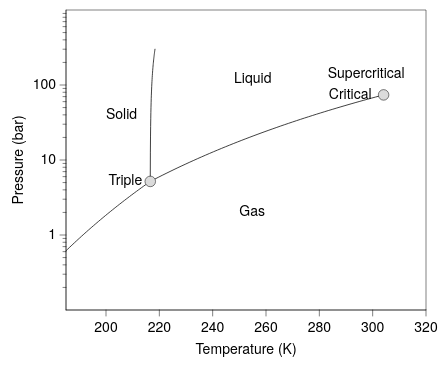

This figure's Vega-Lite source:
### Vega-Lite specification from a JSON file in a GitHub repository (floating-point values rounded to 4 significant figures; data arrays with more than 128 entries replaced by an {"elided": "..."} marker saying what was removed)
{"background": null, "config": {"arc": {"fill": "#DBDBDB", "fillOpacity": 1.0, "innerRadius": 37.5, "padAngle": 0.03, "stroke": "black", "strokeOpacity": 1, "strokeWidth": 0.25}, "area": {"fill": "#DBDBDB", "fillOpacity": 1.0, "stroke": "black", "strokeOpacity": 1, "strokeWidth": 0.25}, "axis": {"domain": true, "domainCap": "round", "domainColor": "black", "domainWidth": 0.25, "grid": false, "gridCap": "round", "gridColor": "#F1F1F1", "gridDash": [0, 0], "gridOpacity": 1.0, "gridWidth": 0.25, "labelColor": "black", "labelFont": "Helvetica Neue", "labelFontSize": 7, "labelFontStyle": "normal", "labelFontWeight": 400, "offset": 0, "ticks": true, "tickCap": "round", "tickColor": "black", "tickRound": false, "tickSize": 3, "tickWidth": 0.25, "titleColor": "black", "titleFont": "Helvetica Neue", "titleFontSize": 7, "titleFontStyle": "normal", "titleFontWeight": 400}, "axisX": {"domain": true, "labelAlign": "center", "labelAngle": 0, "labels": true, "ticks": true, "translate": 0}, "axisY": {"domain": true, "labelAlign": "right", "labelAngle": 0, "labels": true, "ticks": true, "translate": 0}, "axisRight": {"domain": true, "labelAlign": "left", "labelAngle": 0, "labels": true, "ticks": true, "translate": 0}, "axisTop": {"domain": true, "labelAlign": "center", "labelAngle": 0, "labels": true, "ticks": true, "translate": 0}, "axisBand": {"tickOffset": 0}, "bar": {"fill": "#DBDBDB", "fillOpacity": 1.0, "stroke": "black", "strokeOpacity": 1, "strokeWidth": 0.25}, "boxplot": {"size": 13.5, "ticks": {"cornerRadius": 0.25, "fill": "black", "opacity": 1, "size": 6.75, "thickness": 0.25}, "box": {"fillOpacity": 1.0, "stroke": "black", "strokeOpacity": 1, "strokeWidth": 0.25}, "median": {"cornerRadius": 0, "fill": "black", "fillOpacity": 1.0, "opacity": 1, "size": 13.5, "thickness": 0.25}, "rule": {"fill": "black", "fillOpacity": 1.0, "size": 15.0, "stroke": "black", "strokeDash": [0, 0], "strokeOpacity": 1, "strokeWidth": 0.25}, "outliers": {"color": "black", "fill": "black", "fillOpacity": 1.0, "size": 0, "stroke": "black", "strokeOpacity": 1, "strokeWidth": 0.25}}, "circle": {"fill": "black", "fillOpacity": 1.0, "size": 0.75, "stroke": null, "strokeOpacity": 1, "strokeWidth": 0.25}, "errorband": {"band": {"fillOpacity": 0.6, "stroke": null, "strokeWidth": 0.25, "strokeOpacity": 1}, "borders": {"opacity": 0, "strokeOpacity": 0.25, "strokeWidth": 1}}, "errorbar": {"opacity": 1, "rule": {"strokeDash": [0, 0], "strokeWidth": 0.25}, "ticks": {"color": "black", "cornerRadius": 0.125, "opacity": 1, "size": 9.0, "thickness": 0.25}, "thickness": 0.25}, "font": "Helvetica Neue", "geoshape": {"fill": "#DBDBDB", "fillOpacity": 1.0, "stroke": "black", "strokeOpacity": 1, "strokeWidth": 0.25}, "header": {"labelColor": "black", "labelFont": "Helvetica Neue", "labelFontSize": 7, "labelFontStyle": "normal", "labelFontWeight": 400, "titleColor": "black", "titleFont": "Helvetica Neue", "titleFontSize": 7, "titleFontStyle": "normal", "titleFontWeight": 400, "titlePadding": 0}, "legend": {"disable": false, "offset": 4.5, "titlePadding": 4, "labelOffset": 2, "gradientLabelOffset": 2, "gradientLength": 75.0, "gradientThickness": 7.5, "gradientOpacity": 1.0, "gradientStrokeColor": "black", "gradientStrokeWidth": 0.25, "labelColor": "black", "labelFont": "Helvetica Neue", "labelFontSize": 7, "labelFontStyle": "normal", "labelFontWeight": 400, "strokeColor": "black", "strokeWidth": 0, "symbolSize": 42, "symbolStrokeColor": "black", "symbolStrokeWidth": 0.25, "titleColor": "black", "titleFont": "Helvetica Neue", "titleFontSize": 7, "titleFontStyle": "normal", "titleFontWeight": 400}, "line": {"color": "black", "stroke": "black", "strokeCap": "round", "strokeDash": [0, 0], "strokeOpacity": 1, "strokeWidth": 0.375}, "point": {"filled": true, "fill": "#DBDBDB", "fillOpacity": 1.0, "size": 7.5, "stroke": "black", "strokeOpacity": 1, "strokeWidth": 0.25}, "range": {"category": ["#C6D9F1", "#F1C9CB", "#FEF0B9", "#CEE37A", "#7AA8E0", "#E589A3", "#FDDD5D", "#68B961", "#4177B1", "#C35082", "#E5C227", "#438156"], "diverging": {"scheme": ["#C35082", "#CE6D94", "#D989A7", "#E2A4BA", "#EABFCE", "#F1DBE2", "#F6F6F6", "#D7E0EB", "#B9CBE0", "#9BB6D5", "#7DA1C9", "#5F8CBD", "#4177B1"]}, "heatmap": {"scheme": ["#32022B", "#43044D", "#4C196E", "#4D338C", "#484DA6", "#3A68BB", "#1D83CA", "#1D9CCB", "#23B5C9", "#28CDC5", "#4DE0B4", "#91EE9F"]}, "ordinal": {"scheme": ["#F1F1F1", "#DBDBDB", "#C6C6C6", "#B2B2B2", "#9D9D9D", "#898989", "#767676", "#636363", "#515151", "#404040", "#2F2F2F", "#1F1F1F"]}, "ramp": {"scheme": ["#32022B", "#43044D", "#4C196E", "#4D338C", "#484DA6", "#3A68BB", "#1D83CA", "#1D9CCB", "#23B5C9", "#28CDC5", "#4DE0B4", "#91EE9F"]}}, "rule": {"color": "black", "stroke": "black", "strokeCap": "round", "strokeDash": [2, 2], "strokeOpacity": 1, "strokeWidth": 0.25}, "scale": {"bandPaddingInner": 0.1, "bandPaddingOuter": 0.1, "round": false}, "rect": {"fill": "#DBDBDB", "fillOpacity": 1.0, "stroke": "black", "strokeOpacity": 1, "strokeWidth": 0.25}, "square": {"fill": "#DBDBDB", "fillOpacity": 1.0, "size": 15.0, "stroke": "black", "strokeOpacity": 1, "strokeWidth": 0.25}, "text": {"color": "black", "font": "Helvetica Neue", "fontSize": 7, "fontStyle": "normal", "fontWeight": 400}, "tick": {"color": "black", "cornerRadius": 0.125, "opacity": 1.0, "size": 13.5, "thickness": 0.25}, "title": {"anchor": "middle", "frame": "group", "color": "black", "font": "Helvetica Neue", "fontSize": 7, "fontStyle": "normal", "fontWeight": 400, "subtitleColor": "black", "subtitleFont": "Helvetica Neue", "subtitleFontSize": "Helvetica Neue", "subtitleFontStyle": "normal", "subtitleFontWeight": 400}, "trail": {"color": "black", "opacity": 1, "size": 0.375}, "view": {"continuousWidth": 180, "continuousHeight": 150, "discreteWidth": 180, "discreteHeight": 150, "fill": null, "stroke": "black", "strokeWidth": 0.25}}, "layer": [{"layer": [{"data": {"name": "data-8fe92955c799ebca20823ced94063bf8"}, "mark": {"type": "line"}, "encoding": {"detail": {"field": "boundary", "type": "nominal"}, "x": {"field": "T", "scale": {"domain": [185, 320], "nice": false}, "title": "Temperature (K)", "type": "quantitative"}, "y": {"axis": {"values": [1, 10, 100]}, "field": "P", "scale": {"domain": [1, 300], "nice": false, "type": "log"}, "title": "Pressure (bar)", "type": "quantitative"}}}, {"data": {"name": "data-552e38837a02bf9e1416e4e04ed8ceca"}, "mark": {"type": "point", "filled": true, "opacity": 1, "size": 28}, "encoding": {"x": {"field": "T", "type": "quantitative"}, "y": {"field": "P", "type": "quantitative"}}}, {"data": {"values": [{"__dysonsphere__": 1}]}, "mark": {"type": "text", "align": "left", "angle": 0, "baseline": "middle", "dx": 0, "dy": 0, "opacity": 1.0}, "encoding": {"text": {"value": "Solid"}, "x": {"datum": 200.0}, "y": {"datum": 40.0}}}, {"data": {"values": [{"__dysonsphere__": 1}]}, "mark": {"type": "text", "align": "left", "angle": 0, "baseline": "middle", "dx": 0, "dy": 0, "opacity": 1.0}, "encoding": {"text": {"value": "Liquid"}, "x": {"datum": 248.0}, "y": {"datum": 120.0}}}, {"data": {"values": [{"__dysonsphere__": 1}]}, "mark": {"type": "text", "align": "left", "angle": 0, "baseline": "middle", "dx": 0, "dy": 0, "opacity": 1.0}, "encoding": {"text": {"value": "Gas"}, "x": {"datum": 250.0}, "y": {"datum": 2.0}}}, {"data": {"values": [{"__dysonsphere__": 1}]}, "mark": {"type": "text", "align": "right", "angle": 0, "baseline": "middle", "dx": 0, "dy": 0, "opacity": 1.0}, "encoding": {"text": {"value": "Supercritical"}, "x": {"datum": 312.0}, "y": {"datum": 140.0}}}, {"data": {"values": [{"__dysonsphere__": 1}]}, "mark": {"type": "text", "align": "right", "angle": 0, "baseline": "middle", "dx": -4, "dy": 0, "opacity": 1.0}, "encoding": {"text": {"value": "Triple"}, "x": {"datum": 216.6}, "y": {"datum": 5.18}}}, {"data": {"values": [{"__dysonsphere__": 1}]}, "mark": {"type": "text", "align": "right", "angle": 0, "baseline": "middle", "dx": -6, "dy": 0, "opacity": 1.0}, "encoding": {"text": {"value": "Critical"}, "x": {"datum": 304.1}, "y": {"datum": 73.8}}}]}, {"data": {"name": "data-8fe92955c799ebca20823ced94063bf8"}, "mark": {"type": "point", "opacity": 0}, "encoding": {"y": {"axis": {"domain": false, "grid": false, "labels": false, "orient": "left", "tickSize": 1.5, "ticks": true, "values": [0.2, 0.3, 0.4, 0.5, 0.6, 0.7, 0.8, 0.9, 2, 3, 4, 5, 6, 7, 8, 9, 20, 30, 40, 50, 60, 70, 80, 90, 200, 300, 400, 500, 600, 700, 800, 900]}, "field": "P", "scale": {"base": 10, "domain": [0.1, 1000], "type": "log"}, "title": null, "type": "quantitative"}}}], "resolve": {"axis": {"y": "independent"}}, "$schema": "https://vega.github.io/schema/vega-lite/v6.4.1.json", "datasets": {"data-8fe92955c799ebca20823ced94063bf8": {"elided": "150 records"}, "data-552e38837a02bf9e1416e4e04ed8ceca": [{"T": 216.6, "P": 5.18}, {"T": 304.1, "P": 73.8}]}}
